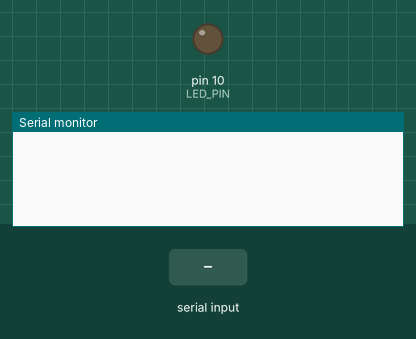
Simulated run of this sketch. Board: Arduino Uno, built with avr-gcc and run on an emulated ATmega328P. Parts: output pins drawn as LEDs (lit = HIGH), the last lines printed to the serial monitor. Inputs (shaded band) come from the test bench.

Above: at 1.5 s.
1.6 s: "config\n" received over Serial
At 3.3 s:
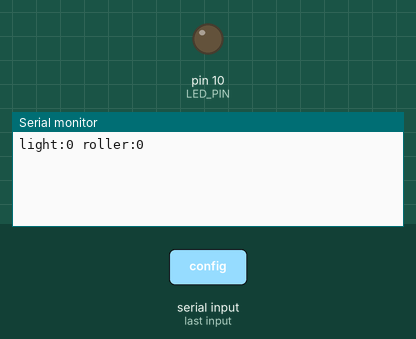
4.0 s: "light:\n" received over the second serial link
At 4.7 s:
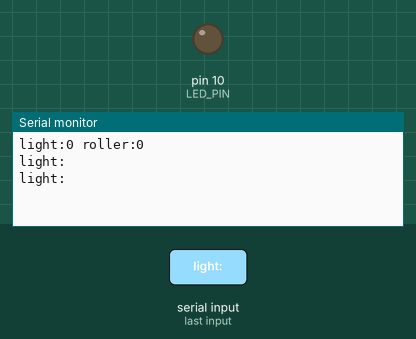
5.5 s: "servo:\n" received over the second serial link
At 5.9 s:
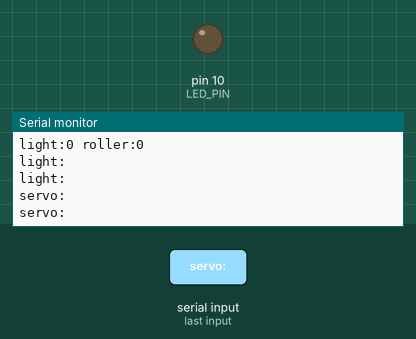
7.0 s: "config\n" received over the second serial link
At 8.5 s:
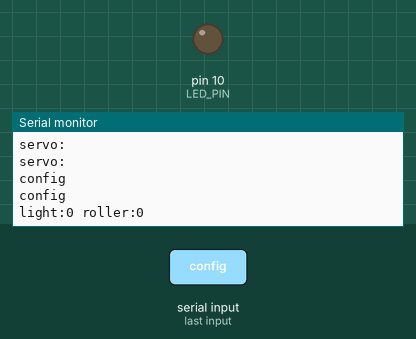

The sketch:

room-controller.ino
```cpp
#include "Scheduler.h"
#include "Config.h"
#include "Taskcontroller.h"
#include "TaskFactory.h"

void setup(){
  Serial.begin(9600);
  Scheduler::init(PERIOD);
  TaskController* t0 = new TaskController();
  t0->init(0);
  t0->setActive(true);
  Scheduler::addTask(t0);
}

void loop(){
  Scheduler::schedule();
}
```

Led.cpp
```cpp
#include "Led.h"
#include "Arduino.h"

Led::Led(int pin){
  this->pin = pin;
  pinMode(pin,OUTPUT);
}

void Led::switchOn(){
  digitalWrite(pin,HIGH);
}

void Led::switchOff(){
  digitalWrite(pin,LOW);
};
```

Led.h
```cpp
#ifndef __LED__
#define __LED__

#include "Light.h"

class Led: public Light {
public:
  Led(int pin);
  void switchOn();
  void switchOff();
private:
  int pin;
};

#endif
```

Light.h
```cpp
#ifndef __LIGHT__
#define __LIGHT__

class Light {
public:
  virtual void switchOn() = 0;
  virtual void switchOff() = 0;
};

#endif
```

MsgService.cpp
```cpp
#include "HardwareSerial.h"
#include "Arduino.h"
#include "MsgService.h"

String content;

MsgServiceClass MsgService;


void serialEvent() {
  /* reading the content */
  while (Serial.available()) {
    char ch = (char) Serial.read();
    if (ch == '\n'){
      MsgService.currentMsg = new Msg(content);
      MsgService.msgAvailable = true;
    } else {
      content += ch;
    }
  }
}


bool MsgServiceClass::isMsgAvailable(){
  return msgAvailable;
}

Msg* MsgServiceClass::receiveMsg(){
  if (msgAvailable){
    Msg* msg = currentMsg;
    msgAvailable = false;
    currentMsg = NULL;
    content = "";
    return msg;
  } else {
    return NULL;
  }
}

void MsgServiceClass::init(){
  Serial.begin(9600);
  content.reserve(256);
  content = "";
  currentMsg = NULL;
  msgAvailable = false;
}

void MsgServiceClass::sendMsg(const String& msg){
  Serial.println(msg);
}

bool MsgServiceClass::isMsgAvailable(Pattern& pattern){
  return (msgAvailable && pattern.match(*currentMsg));
}

Msg* MsgServiceClass::receiveMsg(Pattern& pattern){
  if (msgAvailable && pattern.match(*currentMsg)){
    Msg* msg = currentMsg;
    msgAvailable = false;
    currentMsg = NULL;
    content = "";
    return msg;
  } else {
    return NULL;
  }

}
```

MsgService.h
```cpp
#ifndef __MSGSERVICE__
#define __MSGSERVICE__

#include "Arduino.h"

class Msg {
  String content;

public:
  Msg(String content){
    this->content = content;
  }

  String getContent(){
    return content;
  }
};

class Pattern {
public:
  virtual boolean match(const Msg& m) = 0;
};

class MsgServiceClass {

public:

  Msg* currentMsg;
  bool msgAvailable;

  void init();

  bool isMsgAvailable();
  Msg* receiveMsg();

  bool isMsgAvailable(Pattern& pattern);

  /* note: message deallocation is responsibility of the client */
  Msg* receiveMsg(Pattern& pattern);

  void sendMsg(const String& msg);
};

extern MsgServiceClass MsgService;

#endif
```

MsgServiceBT.cpp
```cpp
#include "Arduino.h"
#include "MsgServiceBT.h"

MsgServiceBT msgServiceBT(BT_RX_PIN,BT_TX_PIN);

MsgServiceBT::MsgServiceBT(int rxPin, int txPin){
  channel = new SoftwareSerial(rxPin, txPin);
}

void MsgServiceBT::init(){
  content.reserve(256);
  channel->begin(9600);
  availableMsg = NULL;
}

bool MsgServiceBT::sendMsg(const String& msg){
  Serial.println(msg);
}

bool MsgServiceBT::isMsgAvailable(){
  while (channel->available()) {
    char ch = (char) channel->read();
    if (ch == '\n'){
      availableMsg = new Msg(content);
      content = "";
      return true;
    } else {
      content += ch;
    }
  }
  return false;
}

Msg* MsgServiceBT::receiveMsg(){
  if (availableMsg != NULL){
    Msg* msg = availableMsg;
    availableMsg = NULL;
    return msg;
  } else {
    return NULL;
  }
}
```

MsgServiceBT.h
```cpp
#ifndef __MSGSERVICEBT__
#define __MSGSERVICEBT__

#include "Config.h"
#include "Arduino.h"
#include "SoftwareSerial.h"
#include "MsgService.h"
class MsgServiceBT {

public:
  MsgServiceBT(int rxPin, int txPin);
  void init();
  bool isMsgAvailable();
  Msg* receiveMsg();
  bool sendMsg(const String& msg);

private:
  String content;
  Msg* availableMsg;
  SoftwareSerial* channel;

};
extern MsgServiceBT msgServiceBT;
#endif
```

RoomTask.cpp
```cpp
#include "RoomTask.h"

void RoomTask::setValue(int value) {
  this->value = value;
};
int RoomTask::getValue() {
  return this->value;
};
```

RoomTask.h
```cpp
#ifndef __ROOMTASK__
#define __ROOMTASK__
#include "Task.h"

class RoomTask : public Task {
  protected:
  int value;
public:
  virtual void setValue(int value);
  virtual int getValue( );
};

#endif
```

Scheduler.cpp
```cpp
#include "Scheduler.h"
#include <TimerOne.h>

extern int Scheduler::basePeriod = 0;
extern int Scheduler::nTasks = 0;
Task* Scheduler::taskList[MAX_TASKS];
volatile bool timerFlag;

void timerHandler(void) {
  timerFlag = true;
}

void Scheduler::init(int basePeriod) {
  Scheduler::basePeriod = basePeriod;
  timerFlag = false;
  long period = 1000l * basePeriod;
  Timer1.initialize(period);
  Timer1.attachInterrupt(timerHandler);
  Scheduler::nTasks = 0;
}

bool Scheduler::addTask(Task* task) {
  if (Scheduler::nTasks < MAX_TASKS - 1) {
    Scheduler::taskList[Scheduler::nTasks] = task;
    Scheduler::nTasks++;
    return true;
  } else {
    return false;
  }
}

void Scheduler::schedule() {
  while (!timerFlag) {}
  timerFlag = false;

  for (int i = 0; i < Scheduler::nTasks; i++) {
    if (taskList[i]->isActive() && taskList[i]->updateAndCheckTime(Scheduler::basePeriod)) {
      taskList[i]->execute();
    }
  }
}
```

Scheduler.h
```cpp
#ifndef __SCHEDULER__
#define __SCHEDULER__

#include "Task.h"

#define MAX_TASKS 50
/* TO-DO
  create scheduler constructor as static,
  and using reference instance instead of
  method static in all of the program
*/
class Scheduler {
  static int basePeriod;
  static int nTasks;
  static Task* taskList[MAX_TASKS];
  Scheduler(){};//static
public:
  static void init(int basePeriod);
  static bool addTask(Task* task);
  static void schedule();
};

#endif
```

Task.h
```cpp
#ifndef __TASK__
#define __TASK__

class Task {
  int myPeriod;
  int timeElapsed;
  bool active;

public:
  virtual void init(int period) {
    myPeriod = period;
    timeElapsed = 0;
    active = false;
  }

  virtual void execute();

  virtual bool updateAndCheckTime(int basePeriod) {
    timeElapsed += basePeriod;
    if (timeElapsed >= myPeriod) {
      timeElapsed = 0;
      return true;
    } else {
      return false;
    }
  }

  virtual void setActive(bool active) {
    this->active = active;
  }

  void changeFrequency(int period) {
    myPeriod = period;
  }

  bool isActive() {
    return active;
  }
};

#endif
```

TaskFactory.cpp
```cpp
#include "WString.h"
#include "HardwareSerial.h"
#include "Arduino.h"
#include "TaskFactory.h"
#include "Config.h"
#include "Scheduler.h"


LigthTask::LigthTask() {
  //led
}

rollerBlindTask::rollerBlindTask() {
}


void LigthTask::init(int period) {
  Task::init(period);
  this->led = new Led(LED_PIN);
  this->value = 0;
}
void LigthTask::execute() {
  //this->setActive(false);
}

void LigthTask::setActive(bool active) {
  Task::setActive(active);
}
void LigthTask::setValue(int value) {
  // Serial.println("receiving light signal");
  this->value = value;
  if (this->value == 0) {
    this->led->switchOff();
    this->setActive(false);
  } else {
    this->led->switchOn();
    this->setActive(true);
  }
}
int LigthTask::getValue() {
  return this->value;
}


void rollerBlindTask::init(int period) {
  Task::init(period);
  this->Motor = new ServoMotorImpl(SERVO_MOTOR_PIN);
  this->value = 0;
}

void rollerBlindTask::execute() {
  //set roller blind

  //this->setActive(false);
}
void rollerBlindTask::setValue(int value) {
  if (value == this->value) {
    this->Motor->off();
    this->setActive(false);
  } else {
    this->value = value;
    this->setActive(true);
    this->Motor->on();
    this->Motor->setPosition(value);
    //delay(50);
  }
}
void rollerBlindTask::setActive(bool active) {
  Task::setActive(active);
}
int rollerBlindTask::getValue() {
  return this->value;
}
```

TaskFactory.h
```cpp
#ifndef __TASKFACTORY__
#define __TASKFACTORY__
#include "Task.h"
#include "RoomTask.h"
#include "Config.h"


class LigthTask : public RoomTask {
private:
  Led* led;
public:
  LigthTask();
  void init(int period);
  void execute();
  void setValue(int value);
  void setActive(bool active);
  int getValue();
};


class rollerBlindTask : public RoomTask {
private:
  ServoMotor * Motor;
public:
  rollerBlindTask();
  void init(int period);
  void execute();
  void setValue(int value);
  void setActive(bool active);
  int getValue();
};

#endif
```

Taskcontroller.cpp
```cpp
#include "HardwareSerial.h"
#include "Taskcontroller.h"
#include "Scheduler.h"
#include "Config.h"

#include "MsgService.h"
#include "MsgServiceBT.h"

//#include "MemoryUsage.h"
bool TaskController::addTask(RoomTask* task) {
  if (this->nTasks < MAX_TASKS - 1) {
    if (Scheduler::addTask(task)) {
      taskList[this->nTasks] = task;
      nTasks++;
      return true;
    }
  }
  return false;
}

void TaskController::init(int period) {

  Task::init(period);
  RoomTask* ligth = new LigthTask();
  this->addTask(ligth);
  ligth->init(0);

  RoomTask* motor = new rollerBlindTask();
  this->addTask(motor);
  motor->init(0);

  MsgService.init();
  msgServiceBT.init();
}

void TaskController::execute() {

  /*
  DECOMENT ONLY TO DEBUG => REQUIRE MEMORY USAGE LIBRARY
  Serial.print("Free memory: ");
  Serial.println(mu_freeRam());
  */
  String message = "";
  if (MsgService.isMsgAvailable()) {
    //serial msg
    Msg* msg = MsgService.receiveMsg();
    message = msg->getContent();
    delete msg;
  }
  //get message from bluetooth and serial
  if (msgServiceBT.isMsgAvailable()) {
    //bluetooth user msg
    Msg* msg = msgServiceBT.receiveMsg();
    message = msg->getContent();
    Serial.println(message);
    MsgService.sendMsg(message);
    delete msg;
  }


  if (message != "") {
    if (String(message).substring(0, 6) == "light:") {
      int val = String(message).substring(6).toInt();
      // Serial.println(val);
      val = max(val, 0);
      val = min(val, 1);
      /* NOT TO FORGET: message deallocation */
      this->taskList[0]->setValue(val);
    } else if (String(message).substring(0, 6) == "servo:") {
      int val = String(message).substring(6).toInt();
      val = max(val, 0);
      val = min(val, 180);
      this->taskList[1]->setValue(val);
    }
    if (String(message) == "config") {
      MsgService.sendMsg("light:" + String(this->taskList[0]->getValue()) + " roller:" + String(this->taskList[1]->getValue()));
    }
  }

  return;
}
Task** TaskController::getTask() {
  return this->taskList;
}
int TaskController::getNTask() {
  return this->nTasks;
}
```

Taskcontroller.h
```cpp
#ifndef __TASKCONTROLLER__
#define __TASKCONTROLLER__
#include "TaskFactory.h"
#include "Config.h"
#define MAX_TASKS 10

class TaskController : public Task {
private:
  int nTasks = 0;
  bool addTask(RoomTask* task);
  RoomTask* taskList[MAX_TASKS];
public:
  void init(int period);
  void execute();
  Task** getTask();
  int getNTask();
};

#endif
```

servo_motor.h
```cpp
#ifndef __SERVO_MOTOR__
#define __SERVO_MOTOR__

class ServoMotor {

public:
  virtual void on() = 0;
  virtual void setPosition(int angle) = 0;
  virtual void off() = 0;
};

#endif
```

servo_motor_impl.cpp
```cpp
#include "servo_motor_impl.h"
#include "Arduino.h"

ServoMotorImpl::ServoMotorImpl(int pin){
  this->pin = pin;
}

void ServoMotorImpl::on(){
  motor.attach(pin);
}

void ServoMotorImpl::setPosition(int angle){
  // 750 -> 0, 2250 -> 180
  // 750 + angle*(2250-750)/180
  float coeff = (2250.0-750.0)/180;
  motor.write(750 + angle*coeff);
}

void ServoMotorImpl::off(){
  motor.detach();
}
```

servo_motor_impl.h
```cpp
#ifndef __SERVO_MOTOR_IMPL__
#define __SERVO_MOTOR_IMPL__

#include "servo_motor.h"
#include <Arduino.h>
#include "ServoTimer2.h"

class ServoMotorImpl: public ServoMotor {

public:
  ServoMotorImpl(int pin);

  void on();
  void setPosition(int angle);
  void off();

private:
  int pin;
  ServoTimer2 motor;
};

#endif
```

Config.h
```cpp
/*
 *  This header file stores symbols that concerns
 *  the configuration of the system.
 *
 */
#ifndef __CONFIG__
#define __CONFIG__
// #define __DEBUG__

#include "RoomTask.h"
#include "Led.h"
#include "servo_motor_impl.h"
#include <Arduino.h>
/*pin of sensors*/
#define SERVO_MOTOR_PIN 11
#define LED_PIN 10
#define BT_RX_PIN 3
#define BT_TX_PIN 2

/*project configurations*/
#define MAX_TASKS 10
#define NORMALCHECK 1000
#define PREALARMCHECK 500
#define PERIOD 500


#endif
```

Measured:
- after the input at 1.6 s, the serial monitor: prints a new line after 0.90 s (image 1)
- after the input at 4.0 s, the serial monitor: prints a new line at once (image 2)
- after the input at 5.5 s, the serial monitor: prints a new line at once (image 3)
- after the input at 7.0 s, the serial monitor: prints a new line at once (image 4)
